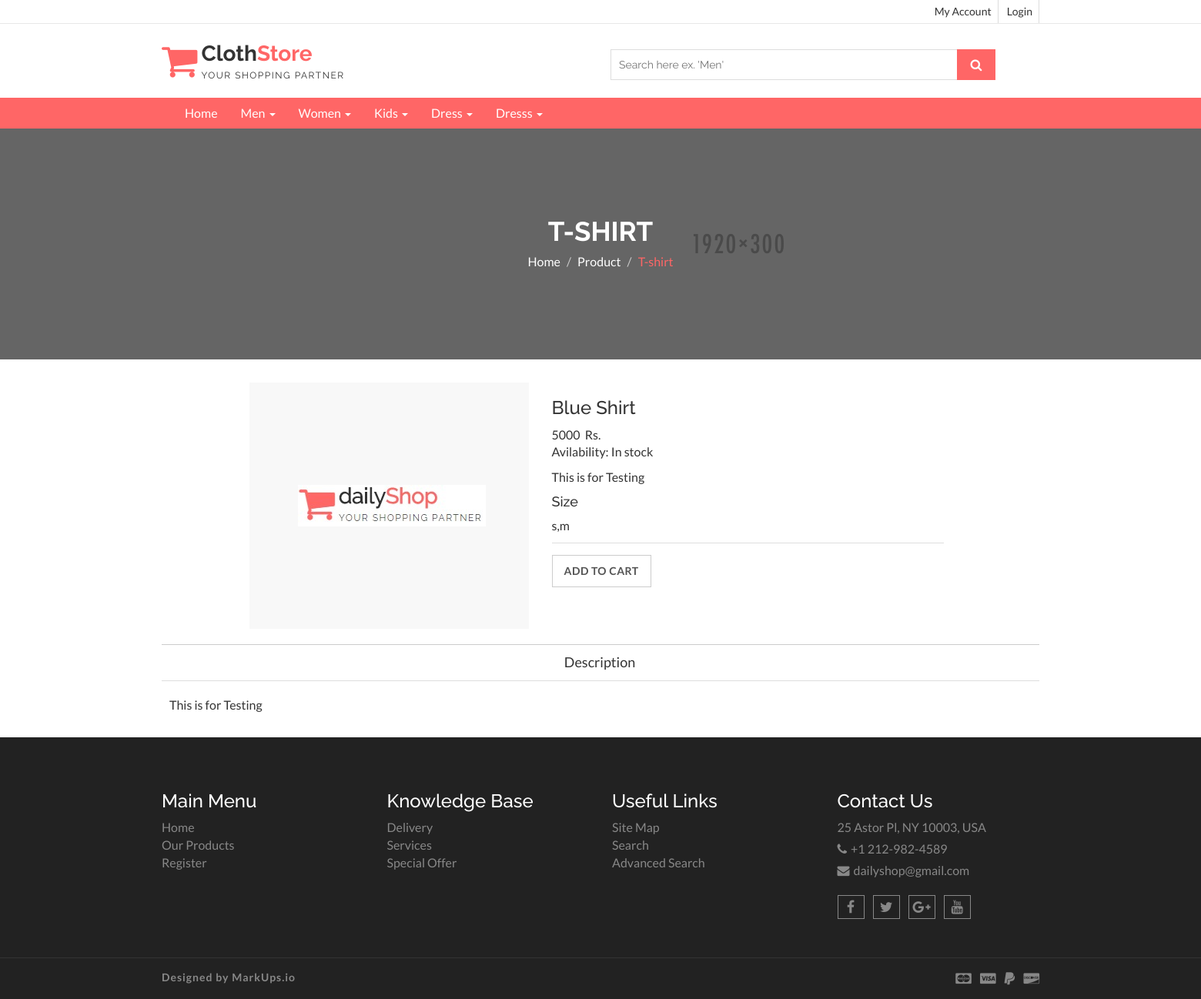
/web-tier/clothStore/product_detail.php?pid=2, run on the app's committed database.
### tables this page shows
CREATE TABLE IF NOT EXISTS `tbl_category` (
  `cat_id` int(11) NOT NULL,
  `cat_name` varchar(50) NOT NULL
);

CREATE TABLE IF NOT EXISTS `tbl_product` (
  `id` int(11) NOT NULL,
  `pname` varchar(100) NOT NULL,
  `cat_id` int(11) NOT NULL,
  `subcat_id` int(11) NOT NULL,
  `price` decimal(6,0) NOT NULL,
  `size` varchar(50) NOT NULL,
  `description` text NOT NULL,
  `stock` varchar(10) NOT NULL,
  `image` varchar(255) NOT NULL
);

### web-tier/clothStore/product_detail.php (the view, shortened to what this page needs)
<?php
include_once('include/connection.php');
$pid = $_REQUEST['pid'];
$product = $con->query("select * from tbl_product where id='$pid'");
$p = $product->fetch_object();
include_once('include/header.php');
?>
  <section id="aa-catg-head-banner">
   <img src="img/fashion/fashion-header-bg-8.jpg" alt="fashion img">
   <div class="aa-catg-head-banner-area">
     <div class="container">
      <div class="aa-catg-head-banner-content">
        <h2>T-Shirt</h2>
        <ol class="breadcrumb">
          <li><a href="index.html">Home</a></li>
          <li><a href="#">Product</a></li>
          <li class="active">T-shirt</li>
        </ol>
      </div>
     </div>
   </div>
  </section>
  <section id="aa-product-details">
    <div class="container">
      <div class="row">
        <div class="col-md-12">
          <div class="aa-product-details-area">
            <div class="aa-product-details-content">
              <div class="row">
                <div class="col-md-5 col-sm-5 col-xs-12">
                  <div class="aa-product-view-slider">
                    <div id="demo-1" class="simpleLens-gallery-container">
                      <div class="simpleLens-container">
                        <div class="simpleLens-big-image-container"><a data-lens-image="DM/Admin/upload/<?= $p->image;?>" class="simpleLens-lens-image">
                          <img src="DM/Admin/upload/<?= $p->image;?>" class="simpleLens-big-image"></a></div>
                      </div>
                    </div>
                  </div>
                </div>
                <div class="col-md-7 col-sm-7 col-xs-12">
                  <div class="aa-product-view-content">
                    <h3><?= $p->pname;?></h3>
                    <div class="aa-price-block">
                      <span class="aa-product-view-price"><?= $p->price;?>&nbsp; Rs.</span>
                      <p class="aa-product-avilability">Avilability: <span>In stock</span></p>
                    </div>
                    <p><?= $p->description;?></p>
                    <h4>Size</h4>
                    <div class="aa-prod-view-size">
                      <?= $p->size;?>
                    </div>
                    <?php
                      if(@!$_SESSION['id'])
                      {
                        $disable = "btn-is-disabled";
                      }
                    ?>
                    <div class="aa-prod-view-bottom">
                      <a class="aa-add-to-cart-btn <?= $disable; ?>" href="cart.php?pid=<?= $p->id;?>">Add To Cart</a>
                    </div>
                  </div>
                </div>
              </div>
            </div>
            <div class="aa-product-details-bottom">
              <ul class="nav nav-tabs" id="myTab2">
                <li><a href="#description" data-toggle="tab">Description</a></li>
              </ul>
              <div class="tab-content">
                <div class="tab-pane fade in active" id="description">
                  <p><?= $p->description;?></p>
                </div>
              </div>
            </div>
          </div>
        </div>
      </div>
    </div>
  </section>
<?php
include_once('include/footer.php');
 ?>

### web-tier/clothStore/include/header.php (shortened to what this page needs)
<?php
include_once('include/connection.php');
$select = 'SELECT * FROM tbl_category';
$record = $con->query($select);
?>
<!DOCTYPE html>
<html lang="en">
  <head>
    <link href="css/font-awesome.css" rel="stylesheet">
    <link href="css/bootstrap.css" rel="stylesheet">
    <link href="css/jquery.smartmenus.bootstrap.css" rel="stylesheet">
    <link rel="stylesheet" type="text/css" href="css/jquery.simpleLens.css">
    <link rel="stylesheet" type="text/css" href="css/slick.css">
    <link rel="stylesheet" type="text/css" href="css/nouislider.css">
    <link id="switcher" href="css/theme-color/default-theme.css" rel="stylesheet">
    <link rel="stylesheet" href="https://maxcdn.bootstrapcdn.com/bootstrap/3.3.7/css/bootstrap.min.css">
    <link href="css/style.css" rel="stylesheet">
  </head>
  <body>
  <header id="aa-header">
    <div class="aa-header-top">
      <div class="container">
        <div class="row">
          <div class="col-md-12">
            <div class="aa-header-top-area">
              <div class="aa-header-top-right">
                <ul class="aa-head-top-nav-right">
                  <li><a href="account.php">My Account</a></li>
                  <?php
                if(isset($_SESSION['id']))
                {
                ?>
                  <li><a href="update_profile.php">Update Profile</a></li>
                  <li><a href="update_profile.php">Change Password</a></li>
                  <li><a href="my_order.php">My Order</a></li>
                  <li class="hidden-xs"><a href="logout.php">Logout</a></li>
                <?php
                }
                else
                {
                ?>
                  <li class="hidden-xs"><a href="account.php">Login</a></li>
                <?php
                }
                ?>
                </ul>
              </div>
            </div>
          </div>
        </div>
      </div>
    </div>
    <div class="aa-header-bottom">
      <div class="container">
        <div class="row">
          <div class="col-md-12">
            <div class="aa-header-bottom-area">
              <div class="aa-logo">
                <a href="index.html">
                  <span class="fa fa-shopping-cart"></span>
                  <p>Cloth<strong>Store</strong> <span>Your Shopping Partner</span></p>
                </a>
              </div>
              <div class="aa-search-box">
                <form method="post">
                  <input type="text" name="search_val" id="" placeholder="Search here ex. 'Men' ">
                  <button type="submit" name="search"><span class="fa fa-search"></span></button>
                </form>
              </div>
            </div>
          </div>
        </div>
      </div>
    </div>
  </header>
  <section id="menu">
    <div class="container">
      <div class="menu-area">
        <div class="navbar navbar-default" role="navigation">
          <div class="navbar-collapse collapse">
            <ul class="nav navbar-nav">
              <li><a href="index.php">Home</a></li>
            <?php
              while($row= $record->fetch_object())
              {
                ?>
                <li>
                  <a href="product.php?cat_id=<?=$row->cat_id; ?>"><?php echo ucfirst($row->cat_name);?> <span class="caret"></span></a>
    </li><?php
}
?>
            </ul>
          </div>
        </div>
      </div>
    </div>
  </section>

### web-tier/clothStore/css/theme-color/default-theme.css (style rules this page uses)
h2 { color: #ff6666; }
#aa-header .aa-header-bottom .aa-header-bottom-area .aa-logo a > span { color: #ff6666; }
#aa-header .aa-header-bottom .aa-header-bottom-area .aa-logo a strong { color: #ff6666; }
#aa-header .aa-header-bottom .aa-header-bottom-area .aa-search-box button { background-color: #ff6666; }
#menu { background-color: #ff6666; }
#aa-catg-head-banner .aa-catg-head-banner-area .aa-catg-head-banner-content .breadcrumb .active { color: #ff6666; }

### web-tier/clothStore/product_detail.php (style rules this page uses)
.btn-is-disabled { pointer-events: none; @include opacity(0.7); }

### data on the page
tbl_category: cat_name "Men"
tbl_category: cat_name "Women"
tbl_category: cat_name "Kids"
tbl_category: cat_name "Dress"
tbl_category: cat_name "Dresss"
tbl_product: image (picture), pname "Blue Shirt", price "5000", description "This is for Testing", size "s,m"
